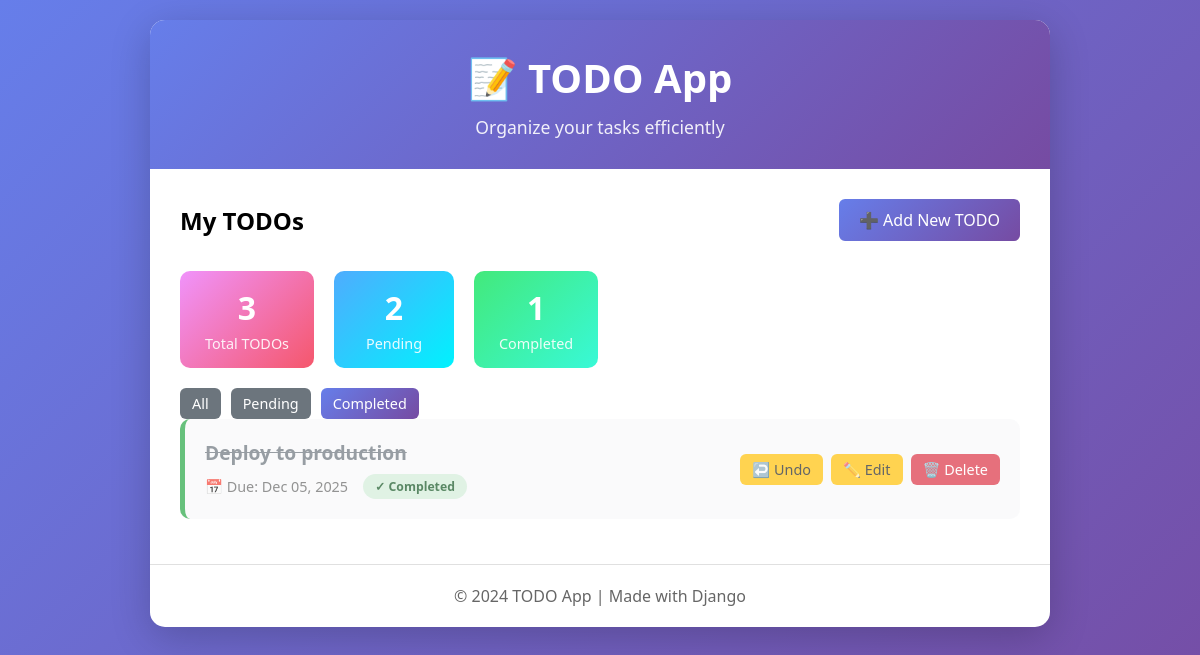
Screenshot of /?status=completed with the database file from the repository.
### todos/models.py (models this page shows, shortened)
class Todo(models.Model):
    title = models.CharField(max_length=200, help_text="Title of the todo item")
    due_date = models.DateField(null=True, blank=True, help_text="Due date for the todo")
    is_completed = models.BooleanField(default=False, help_text="Whether the todo is completed")
    created_at = models.DateTimeField(auto_now_add=True, help_text="When the todo was created")
    updated_at = models.DateTimeField(auto_now=True, help_text="When the todo was last updated")
    class Meta:
        ordering = ['due_date', '-created_at']
        verbose_name = 'Todo'
        verbose_name_plural = 'Todos'

### todos/views.py (the view)
# urls.py: path('', views.TodoListView.as_view(), name='todo_list'),
class TodoListView(ListView):
    model = Todo
    template_name = 'todos/todo_list.html'
    context_object_name = 'todos'
    def get_queryset(self):
        queryset = super().get_queryset()
        status = self.request.GET.get('status')
        if status == 'completed':
            queryset = queryset.filter(is_completed=True)
        elif status == 'pending':
            queryset = queryset.filter(is_completed=False)
        return queryset
    def get_context_data(self, **kwargs):
        from datetime import date
        context = super().get_context_data(**kwargs)
        context['status_filter'] = self.request.GET.get('status', 'all')
        context['completed_count'] = Todo.objects.filter(is_completed=True).count()
        context['pending_count'] = Todo.objects.filter(is_completed=False).count()
        context['total_count'] = Todo.objects.count()
        context['today'] = date.today()
        return context

### todos/templates/todos/todo_list.html (shortened to what this page needs)
{% extends 'todos/base.html' %}
{% block content %}
<div class="filter-bar">
    <h2>My TODOs</h2>
    <a href="{% url 'todo_create' %}" class="btn btn-primary">➕ Add New TODO</a>
</div>
<div class="stats">
    <div class="stat-card">
        <h3>{{ total_count }}</h3>
        <p>Total TODOs</p>
    </div>
    <div class="stat-card">
        <h3>{{ pending_count }}</h3>
        <p>Pending</p>
    </div>
    <div class="stat-card">
        <h3>{{ completed_count }}</h3>
        <p>Completed</p>
    </div>
</div>
<div class="filter-buttons">
    <a href="?status=all" class="btn {% if status_filter == 'all' %}btn-primary{% else %}btn-secondary{% endif %} btn-sm">All</a>
    <a href="?status=pending" class="btn {% if status_filter == 'pending' %}btn-primary{% else %}btn-secondary{% endif %} btn-sm">Pending</a>
    <a href="?status=completed" class="btn {% if status_filter == 'completed' %}btn-primary{% else %}btn-secondary{% endif %} btn-sm">Completed</a>
</div>
{% if todos %}
<ul class="todo-list">
    {% for todo in todos %}
    <li class="todo-item {% if todo.is_completed %}completed{% endif %}">
        <div class="todo-info">
            <div class="todo-title">{{ todo.title }}</div>
            <div class="todo-meta">
                {% if todo.due_date %}
                <span class="due-date {% if todo.due_date < today and not todo.is_completed %}overdue{% endif %}">
                    📅 Due: {{ todo.due_date|date:"M d, Y" }}
                </span>
                {% endif %}
                <span class="status-badge {% if todo.is_completed %}completed{% else %}pending{% endif %}">
                    {% if todo.is_completed %}✓ Completed{% else %}⏳ Pending{% endif %}
                </span>
            </div>
        </div>
        <div class="todo-actions">
            <a href="{% url 'todo_toggle' todo.pk %}" class="btn {% if todo.is_completed %}btn-warning{% else %}btn-success{% endif %} btn-sm">
                {% if todo.is_completed %}↩️ Undo{% else %}✓ Complete{% endif %}
            </a>
            <a href="{% url 'todo_update' todo.pk %}" class="btn btn-warning btn-sm">✏️ Edit</a>
            <a href="{% url 'todo_delete' todo.pk %}" class="btn btn-danger btn-sm">🗑️ Delete</a>
        </div>
    </li>
    {% endfor %}
</ul>
{% endif %}
{% endblock %}

### todos/templates/todos/base.html (style rules this page uses)
* { margin: 0; padding: 0; box-sizing: border-box; }
body { font-family: "Segoe UI", Tahoma, Geneva, Verdana, sans-serif; background: linear-gradient(135deg, #667eea 0%, #764ba2 100%); min-height: 100vh; padding: 20px; }
.btn { padding: 10px 20px; border: none; border-radius: 6px; cursor: pointer; font-size: 1em; text-decoration: none; display: inline-block; transition: all 0.3s ease; }
.btn-primary { background: linear-gradient(135deg, #667eea 0%, #764ba2 100%); color: white; }
.btn-warning { background: #ffc107; color: #212529; }
.btn-danger { background: #dc3545; color: white; }
.btn-secondary { background: #6c757d; color: white; }
.btn-sm { padding: 6px 12px; font-size: 0.9em; }

### todos/templates/todos/todo_list.html (style rules this page uses)
.filter-bar { display: flex; justify-content: space-between; align-items: center; margin-bottom: 30px; flex-wrap: wrap; gap: 15px; }
.filter-buttons { display: flex; gap: 10px; }
.stats { display: flex; gap: 20px; margin-bottom: 20px; flex-wrap: wrap; }
.stat-card { background: linear-gradient(135deg, #f093fb 0%, #f5576c 100%); padding: 15px 25px; border-radius: 10px; color: white; min-width: 120px; text-align: center; }
.stat-card:nth-child(2) { background: linear-gradient(135deg, #4facfe 0%, #00f2fe 100%); }
.stat-card:nth-child(3) { background: linear-gradient(135deg, #43e97b 0%, #38f9d7 100%); }
.stat-card h3 { font-size: 2em; margin-bottom: 5px; }
.stat-card p { font-size: 0.9em; opacity: 0.9; }
.todo-list { list-style: none; }
.todo-item { background: #f8f9fa; border-radius: 10px; padding: 20px; margin-bottom: 15px; display: flex; justify-content: space-between; align-items: center; transition: all 0.3s ease; border-left: 5px solid #667eea; }
.todo-item.completed { opacity: 0.7; border-left-color: #28a745; }
.todo-item.completed .todo-title { text-decoration: line-through; color: #6c757d; }
.todo-info { flex: 1; }
.todo-title { font-size: 1.2em; font-weight: 600; margin-bottom: 8px; color: #333; }
.todo-meta { display: flex; gap: 15px; font-size: 0.9em; color: #666; }
.due-date { display: flex; align-items: center; gap: 5px; }
.status-badge { padding: 4px 12px; border-radius: 20px; font-size: 0.85em; font-weight: 600; }
.status-badge.completed { background: #d4edda; color: #155724; }
.todo-actions { display: flex; gap: 8px; align-items: center; }

### rows the page displays
Todo: title "Deploy to production", due_date "Dec 05, 2025", is_completed "✓ Completed"

### other values shown
{{ total_count }} "3"
{{ pending_count }} "2"
{{ completed_count }} "1"
